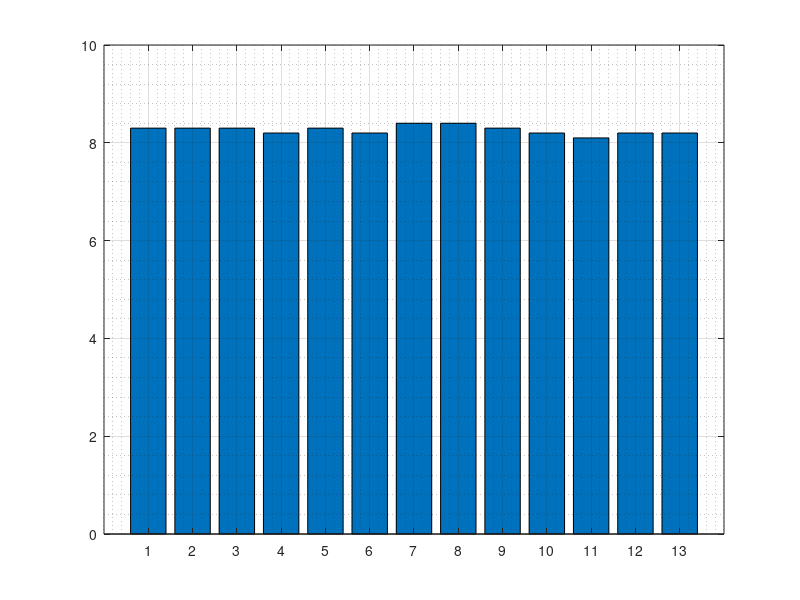

This figure's MATLAB source: (Note: this script raises an error after producing the figure.)
%% Year 2021 
load data_macroparametre.mat

% pH=readTable;
meanpH=mean(nonzeros(macroparametre(2,:)));
Group={'1M' '2M' '3P' '4M1' '4M2' '5M' '7S1' '7S2' '9S1' '9S2' '8S' '6C1' '6C2'};
Group_T=Group' ; 
figure(1)
bar(macroparametre(2,:));
grid on 
grid minor
hold on 
yline(meanpH,'-', 'moyenne annuelle','linewidth', 3)
hold on 
ylim([8 8.5])
hold off
Y = round(macroparametre(2,:),2);
text(1:length(Y),Y,num2str(Y'),'vert','bottom','horiz','center'); 
set(gca,'XTickLabel',Group_T);
xlabel('Site de prélèvement')
ylabel('pH')

title("pH et moyenne annuelle pour 2021")
saveas(figure(1),'./figures/pH_2021.png')

%% Old

pH_old_T=pH_old';

for i=1:10
 mean_pH_A(i)=mean(nonzeros(pH_old(i,:)));
 
end
mean_pH_A(11)=nan;
mean_pH_A(12)=nan;
mean_pH_A(13)=nan;
mean_pH_A(14)=nan;
mean_pH_A(15)=meanpH;


for j=1:8
    meanS(j)=mean(nonzeros(pH_old_T(j,:)));
end
figure(2)
b = bar(pH_old_T,'FaceColor','flat');

b(1).CData = [0.6 0.3 0] ;
b(2).CData = [1 0.5 0.3] ;
b(3).CData = [0.3 0.9 0.5] ;
b(4).CData = [0 0.7 0.9] ;
b(5).CData = [0.8 0.2 0.3] ;
b(6).CData = [1 0 0.5] ;
b(7).CData = [0.1 0 0.5] ;
b(8).CData = [0.7 0 0.9] ;
b(9).CData = [0.2 0.5 0.7] ;
%bar(Temp_old' ,  'b' | 'r' | 'g' | 'c' | 'm' | 'y' | 'k' | 'w'|[0.9290 0.6940 0]| [0.9290 0.6940 0.1250])

hold on 
plot(meanS, 'k','LineWidth',2)

hold off
grid on 
grid minor

set(gca,'XTickLabel',Groups_old);
xlabel('Site de prélèvement')
ylabel('pH')
ylim([7 9])
title("pH et moyennes de 2007 à 2016")
legend('2007','2008','2009','2010','2011','2012','2013','2014','2015','2016','Moyenne','location','northwestoutside');
saveas(figure(2),'./figures/pH_old.png')


%% Mean per year
%Temperature

y=[2007:2021];
y_T=y';
figure(3)
scatter(y,mean_pH_A,'LineWidth',2)
hold on
plot(y,mean_pH_A)
hold off
set(gca,'Ylim',[8 9]);
grid on 

xlabel('Année')
ylabel('pH')
title("Moyenne des pH de 2007 à 2021")

saveas(figure(3),'./figures/pH_meanA.png')




